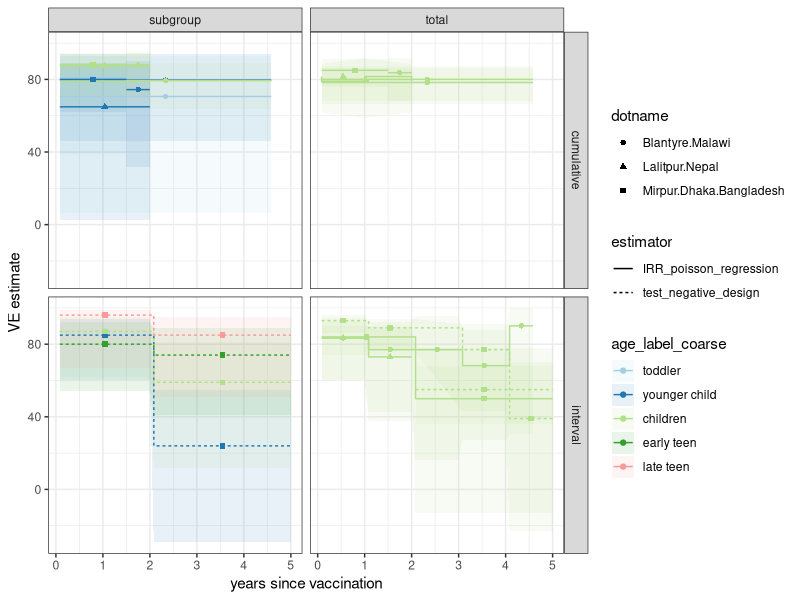
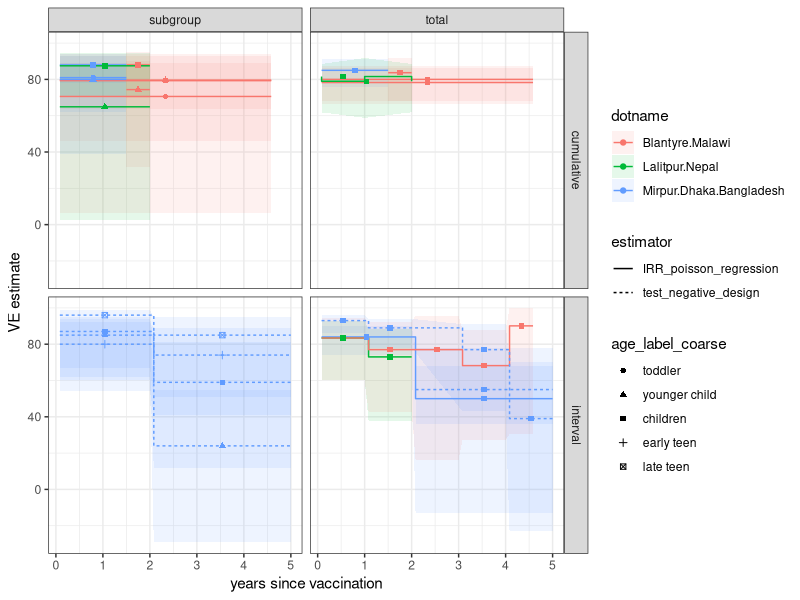
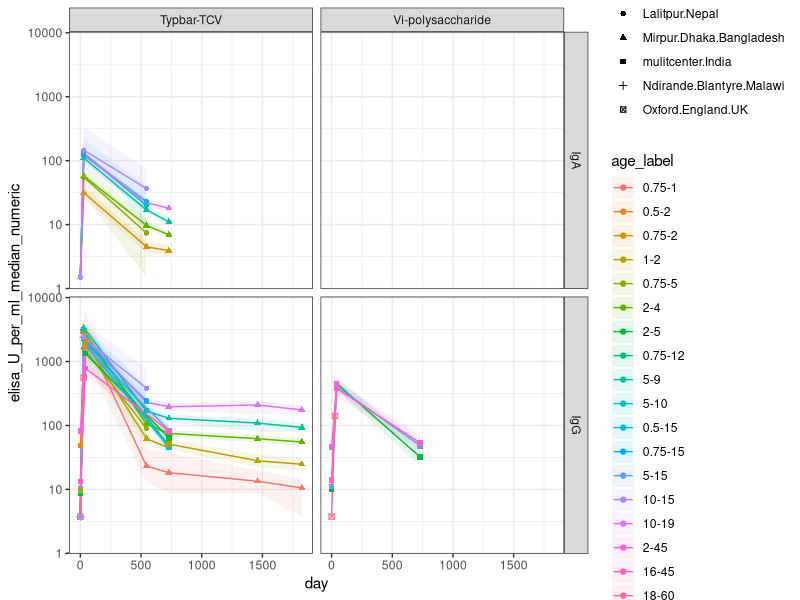
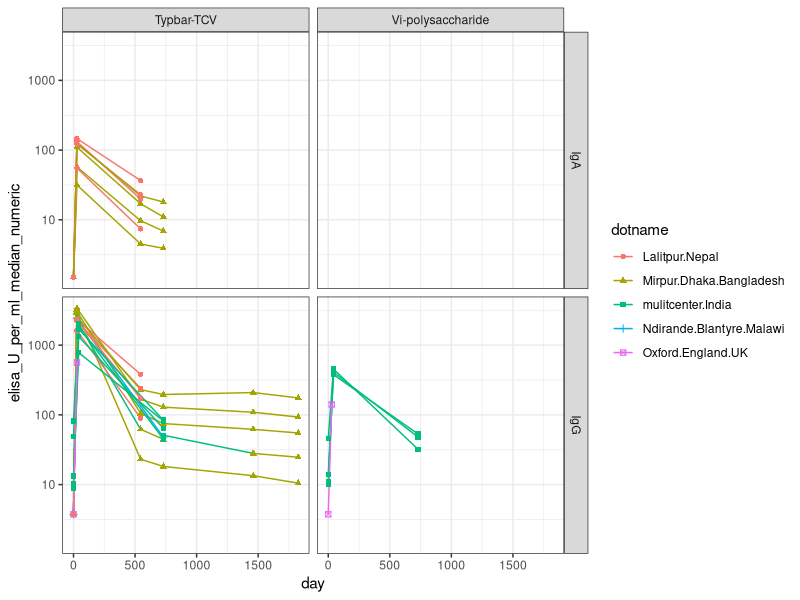
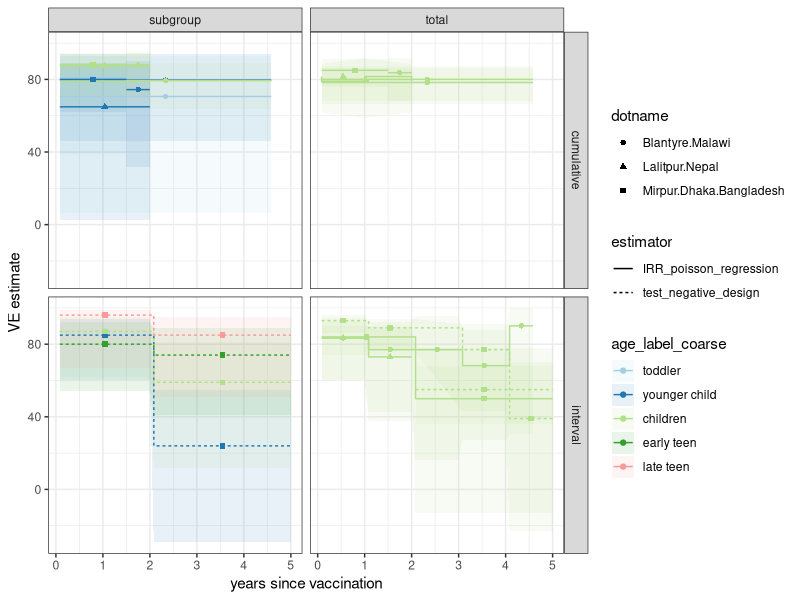
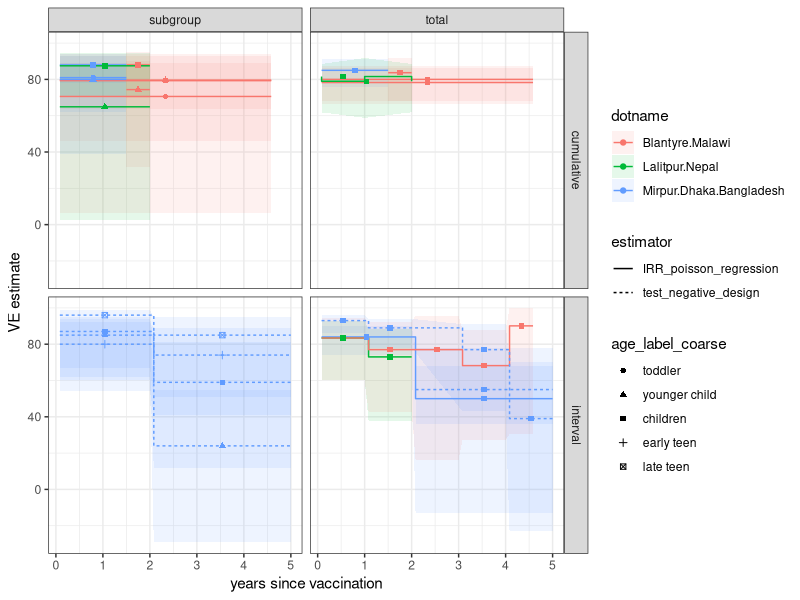

Write the R code that produced these figures, in order.
# efficacy and immunogenicity exploration scratchfile

library(tidyverse)

# efficacy data
d_eff = readxl::read_excel('data/typhoid_vaccine_study_data.xlsx',sheet = 'efficacy')  |>
  mutate(estimate=as.numeric(estimate),
         lower=as.numeric(lower),
         upper=as.numeric(upper),
         age_min_years = as.numeric(age_min_years),
         age_max_years = as.numeric(age_max_years)) |>
  mutate(timepoint_months_authors_mean=1/2*(timepoint_months_authors_min + timepoint_months_authors_max)) |>
  mutate(age_mean = 1/2*(age_min_years + age_max_years)) |>
  mutate(age_label = reorder(factor(paste(age_min_years,'-',age_max_years,sep='')),age_mean)) |>
  mutate(age_label_coarse=cut(age_mean,breaks=c(0,2.5,6.35,10,15,40),
                              labels=c('toddler','younger child','children','early teen','late teen'),ordered_result=TRUE))
  
  
names(d_eff)

# plot total individual VE for bacteriologically-confirmed typhoid fever vs time
plot_efficacy_df = d_eff |> 
  filter(endpoint == 'total_individual_VE') |>
  filter(outcome %in% c('blood_culture_confirmed_typhoid_fever')) |>
  filter(vaccine == 'Typbar-TCV') |>
  arrange(study,age_label,timepoint_months_authors_mean)

names(plot_efficacy_df)

plot_dat = plot_efficacy_df |> mutate(group=interaction(age_label,design_group)) |>
  select(dotname,age_label_coarse,group,timepoint_months_authors_min,
         timepoint_months_authors_max,estimate,estimator,endpoint_duration,age_cohort,design_group,
         lower,upper,timepoint_months_authors_mean)

plot_dat = plot_dat |>
  rbind(plot_dat |> group_by(group) |>
          mutate(timepoint_months_authors_min = timepoint_months_authors_max,
                 timepoint_months_authors_mean=NaN))

ggplot(plot_dat, aes(shape=dotname,color=age_label_coarse,fill=age_label_coarse,group=group)) +
  geom_ribbon(aes(x=timepoint_months_authors_min/12,ymin=lower,ymax=upper),color=NA,alpha=0.1) +
  geom_step(aes(x=timepoint_months_authors_min/12,y=estimate,linetype=estimator)) +
  geom_point(aes(x=timepoint_months_authors_mean/12,y=estimate)) +
  facet_grid('endpoint_duration ~ age_cohort') +
  theme_bw()  +
  scale_color_brewer(palette='Paired') +
  scale_fill_brewer(palette='Paired') +
  xlab('years since vaccination') +
  ylab('VE estimate')
ggsave('scratch/figures/efficacy_time_age.png',units='in',width=7, height=5)



ggplot(plot_dat, aes(color=dotname,fill=dotname,group=group,shape = age_label_coarse)) +
  geom_ribbon(aes(x=timepoint_months_authors_min/12,ymin=lower,ymax=upper),color=NA,alpha=0.1) +
  geom_step(aes(x=timepoint_months_authors_min/12,y=estimate,linetype=estimator)) +
  geom_point(aes(x=timepoint_months_authors_mean/12,y=estimate)) +
  facet_grid('endpoint_duration ~ age_cohort') +
  theme_bw() +
  xlab('years since vaccination') +
  ylab('VE estimate')
ggsave('scratch/figures/efficacy_time_location.png',units='in',width=7, height=5)


# immunogenicitiy data
d_imm = readxl::read_excel('data/typhoid_vaccine_study_data.xlsx',sheet = 'immunogenicity') |>
  pivot_longer(
    cols = matches("^(treatment|control)_day"),    # select columns starting with "treatment" or "control" and "day"
    names_to = c("cohort", "day", "measure"),       # create three new columns from parts of the name
    names_pattern = "(treatment|control)_day(\\d+)_(.*)",  # regex to extract the cohort, day, and measure
    values_to = "value",                             # the data goes into a new column named 'value'
    values_transform = list(value = as.character)
  ) |>
  mutate(day = as.numeric(day)) |>
  pivot_wider(
    names_from = measure,
    values_from = value
  ) |>
  drop_na(N) |>
  mutate(across(c("age_min_years","age_max_years","N", "seropositive_percent", "fold_rise_median","fold_rise_lower",
                  "fold_rise_upper","seroconversion_percent"), as.numeric)) |>
  mutate(elisa_U_per_ml_median_numeric = if_else(elisa_U_per_ml_median=='<7.5',3.75,if_else(elisa_U_per_ml_median=='<3.0',1.5,as.numeric(elisa_U_per_ml_median)))) |>
  mutate(elisa_U_per_ml_lower_numeric = if_else(elisa_U_per_ml_lower=='<7.5',3.75,if_else(elisa_U_per_ml_lower=='<3.0',1.5,as.numeric(elisa_U_per_ml_lower)))) |>
  mutate(elisa_U_per_ml_upper_numeric = if_else(elisa_U_per_ml_upper=='<7.5',3.75,if_else(elisa_U_per_ml_upper=='<3.0',1.5,as.numeric(elisa_U_per_ml_upper)))) |>
  mutate(age_mean = 1/2*(age_min_years + age_max_years)) |>
  mutate(age_label = reorder(factor(paste(age_min_years,'-',age_max_years,sep='')),age_mean))

names(d_imm)

# plot total individual VE for bacteriologically-confirmed typhoid fever vs time
plot_dat = d_imm |>
  filter(cohort == 'treatment') 
 
ggplot(plot_dat, aes(shape=dotname,color=age_label,fill=age_label,group=age_label)) +
  geom_ribbon(aes(x=day,ymin=elisa_U_per_ml_lower_numeric,ymax=elisa_U_per_ml_upper_numeric),color=NA,alpha=0.1) +
  geom_line(aes(x=day,y=elisa_U_per_ml_median_numeric)) +
  geom_point(aes(x=day,y=elisa_U_per_ml_median_numeric)) +
  facet_grid('antigen ~ vaccine') +
  theme_bw() +
  scale_y_continuous(trans='log10')

ggplot(plot_dat, aes(shape=dotname ,color=dotname,fill=dotname,group=age_label)) +
  geom_line(aes(x=day,y=elisa_U_per_ml_median_numeric)) +
  geom_point(aes(x=day,y=elisa_U_per_ml_median_numeric)) +
  facet_grid('antigen ~ vaccine') +
  theme_bw() +
  scale_y_continuous(trans='log10')
